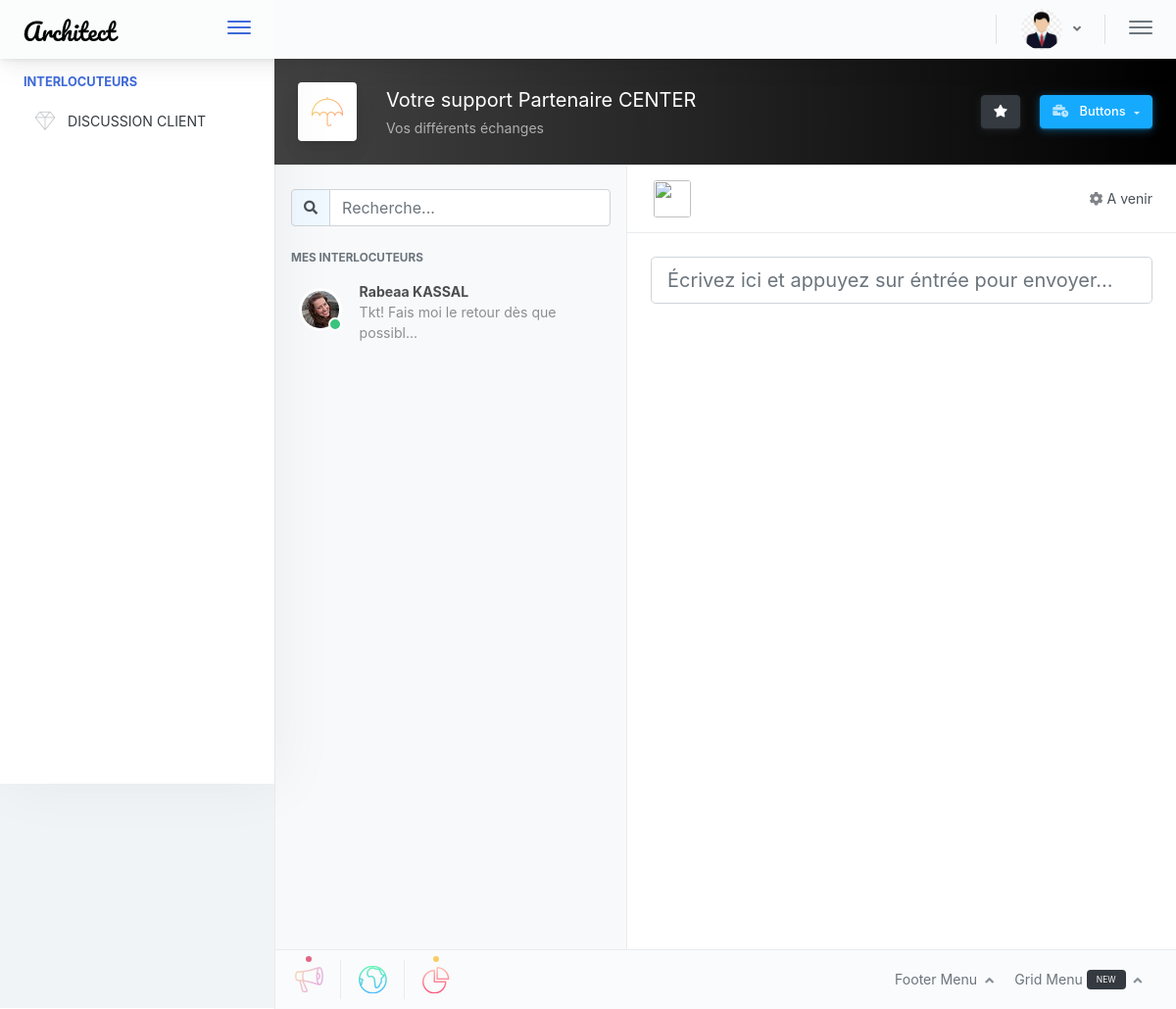
The page /support-admin.php (signed in) on the database its author committed.
### tables this page shows
CREATE TABLE IF NOT EXISTS `coc_admin` (
  `COC_ADMIN_id` int(11) NOT NULL AUTO_INCREMENT,
  `COC_ADMIN_nom` varchar(45) NOT NULL,
  `COC_ADMIN_prenom` varchar(45) NOT NULL,
  `COC_ADMIN_tel` varchar(45) NOT NULL,
  `COC_ADMIN_statut` int(11) NOT NULL,
  `COC_ADMIN_correspondant` varchar(45) NOT NULL,
  `COC_USER_email` varchar(45) DEFAULT NULL,
  `COC_USER_id` int(11) DEFAULT NULL,
  `COC_ADMIN_file` varchar(45) DEFAULT NULL,
  PRIMARY KEY (`COC_ADMIN_id`)
);

CREATE TABLE IF NOT EXISTS `coc_client` (
  `COC_CLIENT_id` int(11) NOT NULL AUTO_INCREMENT,
  `COC_CLIENT_nom` varchar(45) NOT NULL,
  `COC_CLIENT_prenom` varchar(45) NOT NULL,
  `COC_CLIENT_nomcom` varchar(45) NOT NULL,
  `COC_CLIENT_tel` varchar(20) NOT NULL,
  `COC_CLIENT_adresse` varchar(45) NOT NULL,
  `COC_CLIENT_cp` varchar(10) NOT NULL,
  `COC_CLIENT_ville` varchar(45) NOT NULL,
  `COC_CLIENT_file` varchar(45) DEFAULT NULL,
  `COC_USER_id` int(11) DEFAULT NULL,
  PRIMARY KEY (`COC_CLIENT_id`)
);

### support-admin.php (the view, shortened to what this page needs)
<?php
global $dbh;
    $admins=$dbh->query("SELECT * FROM coc_client, coc_support WHERE COC_CLIENT_id=idexp AND typeexp='CLIENT'  GROUP BY COC_CLIENT_id");
    $thisadmin=$dbh->query("SELECT * FROM coc_admin WHERE COC_USER_id=".$_SESSION['user']['COC_USER_id'])->fetch();
    $idAdmin=$thisadmin['COC_ADMIN_id'];
?>
<!doctype html>
<html lang="en">
<head>
    <link rel="stylesheet" href="font-awesome-4.7.0/css/font-awesome.min.css">
    <link href="./main.8d288f825d8dffbbe55e.css" rel="stylesheet"></head>
<body>
<div class="app-container app-theme-white body-tabs-shadow fixed-header fixed-sidebar">
          <?php include("topheader.php"); ?>
   <div class="app-main">
                       <?php
                       include("menu.php");
                       ?>
               <div class="app-main__outer">
                <div class="app-main__inner p-0">
                    <div class="app-inner-layout chat-layout">
                        <div class="app-inner-layout__header text-white bg-premium-dark">
                            <div class="app-page-title">
                                <div class="page-title-wrapper">
                                    <div class="page-title-heading">
                                        <div class="page-title-icon"><i class="pe-7s-umbrella icon-gradient bg-sunny-morning"></i></div>
                                        <div>
                                            Votre support Partenaire CENTER
                                            <div class="page-title-subheading">Vos différents échanges</div>
                                        </div>
                                    </div>
                                    <div class="page-title-actions">
                                        <button type="button" data-toggle="tooltip" title="" data-placement="bottom" class="btn-shadow mr-3 btn btn-dark" data-original-title="Example Tooltip">
                                            <i class="fa fa-star"></i>
                                        </button>
                                        <div class="d-inline-block dropdown">
                                            <button type="button" data-toggle="dropdown" aria-haspopup="true" aria-expanded="false" class="btn-shadow dropdown-toggle btn btn-info">
                                                                    <span class="btn-icon-wrapper pr-2 opacity-7">
                                                                        <i class="fa fa-business-time fa-w-20"></i>
                                                                    </span>
                                                Buttons
                                            </button>
                                        </div>
                                    </div>
                                </div>
                            </div>
                        </div>
                        <div class="app-inner-layout__wrapper">
                            <div class="app-inner-layout__content card">
                                <div class="table-responsive">
                                    <div class="app-inner-layout__top-pane">
                                        <div class="pane-left">
                                            <div class="avatar-icon-wrapper mr-2">
                                                <div class="avatar-icon avatar-icon-xl rounded"><img width="82" src="assets/images/avatars/<?php echo $thisClient['COC_CLIENT_file'] ?>"  alt=""></div>
                                            </div>
                                        </div>
                                        <div class="pane-right">
                                            <div class="btn-group dropdown">
                                            <span class="opacity-7 mr-1">
                                                <i class="fa fa-cog"></i>
                                            </span>
                                                   A venir
                                            </div>
                                        </div>
                                    </div>
                                    <div class="app-inner-layout__bottom-pane d-block text-center">
                                        <div class="mb-0 position-relative row form-group">
                                            <div class="col-lg-12">
                                                 <input  placeholder="Écrivez ici et appuyez sur éntrée pour envoyer..." type="text" id="messages" class="form-control-lg form-control" onkeydown="if (event.keyCode == 13) { postMessages(); return false; }">
                                            </div>
                                        </div>
                                    </div>
                                </div>
                            </div>
                            <div class="app-inner-layout__sidebar card">
                                <div class="app-inner-layout__sidebar-header">
                                    <ul class="nav flex-column">
                                        <li class="pt-4 pl-3 pr-3 pb-3 nav-item">
                                            <div class="input-group">
                                                <div class="input-group-prepend">
                                                    <div class="input-group-text">
                                                        <i class="fa fa-search"></i>
                                                    </div>
                                                </div>
                                                <input placeholder="Recherche..." type="text" class="form-control"></div>
                                        </li>
                                        <li class="nav-item-header nav-item">Mes interlocuteurs</li>
                                    </ul>
                                </div>
                                <ul class="nav flex-column">
                                    <?php
                                        foreach ($admins as $value) {
                                            $idClient=$value['COC_CLIENT_id'];
                                        $messagesClient=$dbh->query("SELECT messages FROM coc_support WHERE idexp='$idClient'  AND typeexp='CLIENT' AND iddest='$idAdmin' ORDER BY date DESC LIMIT 0, 1")->fetch();
                                     ?>
                                    <li class="nav-item">
                                        <button type="button" tabindex="0" class="dropdown-item" onclick="document.location.href='support-admin.php?idClient=<?php echo $idClient?>'">
                                            <div class="widget-content p-0">
                                                <div class="widget-content-wrapper">
                                                    <div class="widget-content-left mr-3">
                                                        <div class="avatar-icon-wrapper">
                                                            <div class="badge badge-bottom badge-success badge-dot badge-dot-lg"></div>
                                                            <div class="avatar-icon"><img
                                                                    src="assets/images/avatars/<?php echo $value['COC_CLIENT_file'] ?>"
                                                                    alt=""></div>
                                                        </div>
                                                    </div>
                                                    <div class="widget-content-left">
                                                        <div class="widget-heading">
                                                            <?php echo $value["COC_CLIENT_prenom"]." ".$value["COC_CLIENT_nom"] ?></div>
                                                        <div class="widget-subheading">
                                                            <?php echo substr($messagesClient["messages"], 0, 40); ?>...
                                                        </div>
                                                    </div>
                                                </div>
                                            </div>
                                        </button>
                                    </li>
                                    <?php    } ?>
                                </ul>
                            </div>
                        </div>
                    </div>
                </div>
                <div class="app-wrapper-footer">
                    <div class="app-footer">
                        <div class="app-footer__inner">
                            <div class="app-footer-left">
                                <div class="footer-dots">
                                    <div class="dropdown">
                                        <a aria-haspopup="true" aria-expanded="false" data-toggle="dropdown" class="dot-btn-wrapper">
                                            <i class="dot-btn-icon lnr-bullhorn icon-gradient bg-mean-fruit"></i>
                                            <div class="badge badge-dot badge-abs badge-dot-sm badge-danger">Notifications</div>
                                        </a>
                                    </div>
                                    <div class="dropdown">
                                        <a class="dot-btn-wrapper" aria-haspopup="true" data-toggle="dropdown" aria-expanded="false">
                                            <i class="dot-btn-icon lnr-earth icon-gradient bg-happy-itmeo">
                                            </i>
                                        </a>
                                    </div>
                                    <div class="dropdown">
                                        <a class="dot-btn-wrapper dd-chart-btn-2" aria-haspopup="true" data-toggle="dropdown" aria-expanded="false">
                                            <i class="dot-btn-icon lnr-pie-chart icon-gradient bg-love-kiss"></i>
                                            <div class="badge badge-dot badge-abs badge-dot-sm badge-warning">Notifications</div>
                                        </a>
                                    </div>
                                </div>
                            </div>
                            <div class="app-footer-right">
                                <ul class="header-megamenu nav">
                                    <li class="nav-item">
                                        <a data-placement="top" rel="popover-focus" data-offset="300" data-toggle="popover-custom" class="nav-link">
                                            Footer Menu
                                            <i class="fa fa-angle-up ml-2 opacity-8"></i>
                                        </a>
                                    </li>
                                    <li class="nav-item">
                                        <a data-placement="top" rel="popover-focus" data-offset="300" data-toggle="popover-custom" class="nav-link">
                                            Grid Menu
                                            <div class="badge badge-dark ml-0 ml-1">
                                                <small>NEW</small>
                                            </div>
                                            <i class="fa fa-angle-up ml-2 opacity-8"></i>
                                        </a>
                                    </li>
                                </ul>
                            </div>
                        </div>
                    </div>
                </div>    </div>
    </div>
</div>
<div class="app-drawer-overlay d-none animated fadeIn"></div><script type="text/javascript" src="./assets/scripts/main.8d288f825d8dffbbe55e.js"></script></body>
</html>

### header.php (shortened to what this page needs)
<?php
    $table=$_SESSION['user']['type'];
    $user = $dbh->query("SELECT * FROM coc_".strtolower($_SESSION['user']['type'])." WHERE COC_USER_id=".$_SESSION['user']['COC_USER_id'])->fetch();
    $profile=$user["COC_".$table."_file"];
?>
<div class="app-header__content">
            <div class="app-header-right">
                    <div class="header-btn-lg pr-0">
                    <div class="widget-content p-0">
                        <div class="widget-content-wrapper">
                            <div class="widget-content-left">
                                <div class="btn-group">
                                    <a data-toggle="dropdown" aria-haspopup="true" aria-expanded="false" class="p-0 btn">
                                        <img width="42" class="rounded-circle" src="assets/images/avatars/<?php echo $profile ?>" alt="">
                                        <i class="fa fa-angle-down ml-2 opacity-8"></i>
                                    </a>
                                </div>
                            </div>
                        </div>
                    </div>
                </div>
                <div class="header-btn-lg">
                    <button type="button" class="hamburger hamburger--elastic open-right-drawer">
                        <span class="hamburger-box">
                            <span class="hamburger-inner"></span>
                        </span>
                    </button>
                </div>
            </div>
        </div>

### rows shown on the page
coc_admin: COC_ADMIN_file (picture)
coc_client: COC_CLIENT_file (picture), COC_CLIENT_prenom "Rabeaa", COC_CLIENT_nom "KASSAL", messages "Tkt! Fais moi le retour dès que possibl"
